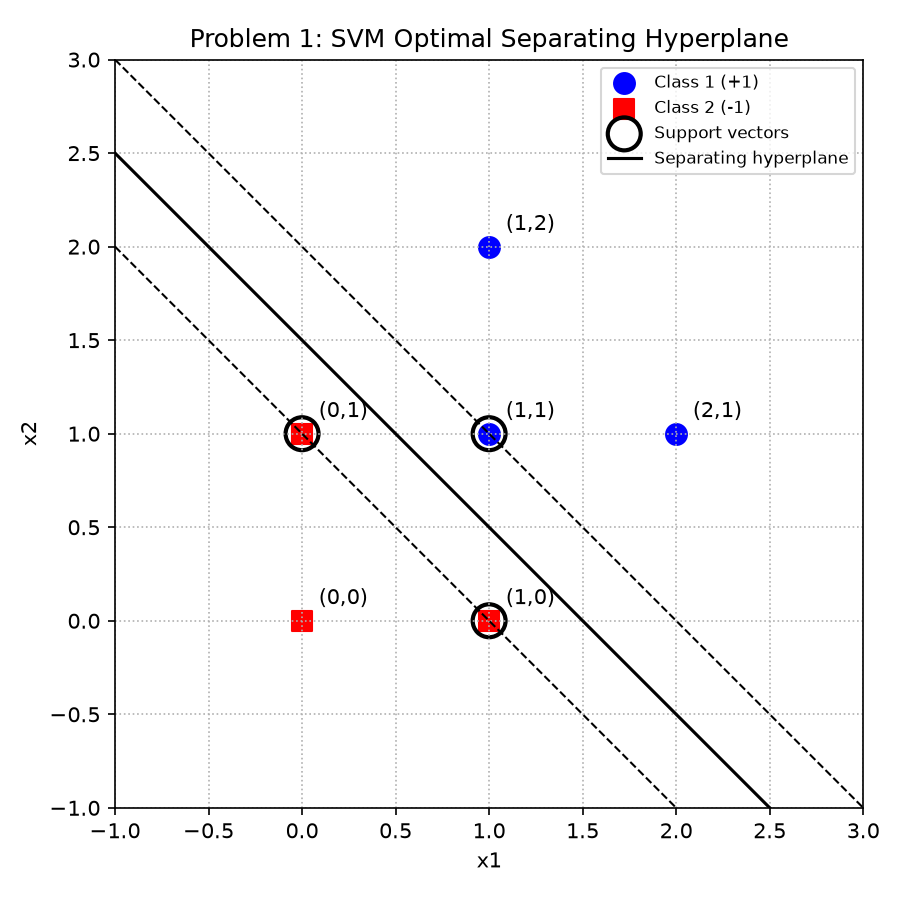

Source code (Python):
import numpy as np
import matplotlib.pyplot as plt
from sklearn.svm import SVC

# Data from problem 1
class1 = np.array([[1, 1], [1, 2], [2, 1]])   # label +1
class2 = np.array([[0, 0], [1, 0], [0, 1]])   # label -1

X = np.vstack([class1, class2])
y = np.array([1, 1, 1, -1, -1, -1])

clf = SVC(kernel='linear', C=1e6)
clf.fit(X, y)

w = clf.coef_[0]
b = clf.intercept_[0]
margin = 1 / np.linalg.norm(w)

print("w =", w)
print("b =", b)
print("Decision boundary: {:.4f}*x1 + {:.4f}*x2 + {:.4f} = 0".format(w[0], w[1], b))
print("Margin (half-width, 1/||w||) =", margin)
print("Full margin (2/||w||) =", 2 * margin)
print("Support vectors:\n", clf.support_vectors_)

# Plot
fig, ax = plt.subplots(figsize=(6, 6))
ax.scatter(class1[:, 0], class1[:, 1], c='blue', marker='o', s=100, label='Class 1 (+1)')
ax.scatter(class2[:, 0], class2[:, 1], c='red', marker='s', s=100, label='Class 2 (-1)')
ax.scatter(clf.support_vectors_[:, 0], clf.support_vectors_[:, 1], s=250,
           facecolors='none', edgecolors='black', linewidths=2, label='Support vectors')

xx = np.linspace(-1, 3, 200)
yy = -(w[0] * xx + b) / w[1]
margin_up = yy + margin * np.sqrt(1 + (w[0] / w[1]) ** 2)
margin_down = yy - margin * np.sqrt(1 + (w[0] / w[1]) ** 2)

ax.plot(xx, yy, 'k-', label='Separating hyperplane')
ax.plot(xx, margin_up, 'k--', linewidth=1)
ax.plot(xx, margin_down, 'k--', linewidth=1)

for pt in X:
    ax.annotate(f"({pt[0]},{pt[1]})", (pt[0], pt[1]), textcoords="offset points", xytext=(8, 8))

ax.set_xlim(-1, 3)
ax.set_ylim(-1, 3)
ax.set_xlabel('x1')
ax.set_ylabel('x2')
ax.set_title('Problem 1: SVM Optimal Separating Hyperplane')
ax.legend(loc='upper right', fontsize=8)
ax.grid(True, linestyle=':')
ax.set_aspect('equal')
plt.tight_layout()
plt.savefig('p1_svm.png', dpi=150)
print("saved p1_svm.png")
